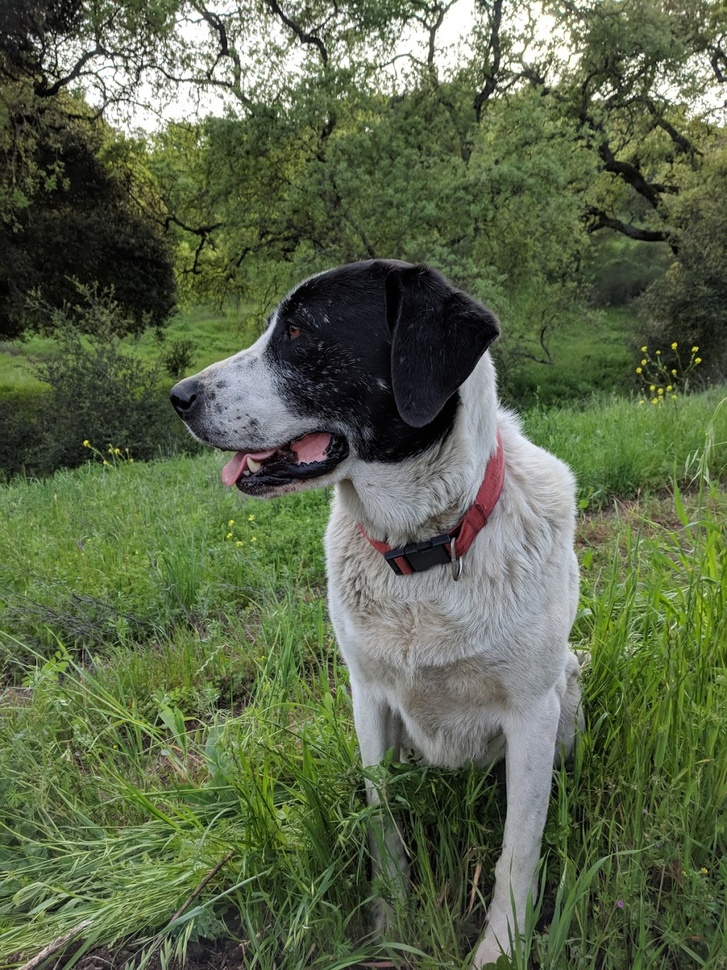
#> input picture 05-Object-Detection/sammy.jpg, 727 x 970 px, shrunk from 1025 x 1367 before the run
$ jupyter execute 01-Template-Matching.ipynb   (shell and % lines are left out)
#> lines starting #> are read from the running program, lines starting #| are printed output that depends on the picture
[cell 1]
import cv2
import numpy as np
import matplotlib.pyplot as plt

[cell 2]
full = cv2.imread('sammy.jpg')
#> full is the input picture: shape (970, 727, 3); mean B, G, R 74.2, 102.6, 91.2
full = cv2.cvtColor(full, cv2.COLOR_BGR2RGB)

[cell 3]
plt.imshow(full)

[cell 4]
full.shape
#> Out = (970, 727, 3)

[cell 5]
face = cv2.imread("sammy_face.jpg")
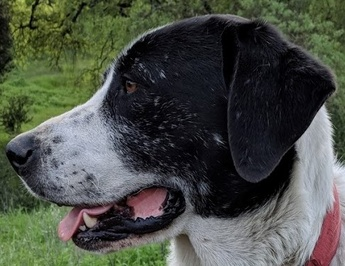
#> input picture 05-Object-Detection/sammy_face.jpg, 345 x 266 px, shrunk from 486 x 375 before the run
#> face is the input picture: shape (266, 345, 3); mean B, G, R 70, 78.7, 74.3
face = cv2.cvtColor(face, cv2.COLOR_BGR2RGB)

[cell 6]
plt.imshow(face)

[cell 7]
face.shape
#> Out = (266, 345, 3)

[cell 8]
methods = ['cv2.TM_CCOEFF', 'cv2.TM_CCOEFF_NORMED', 'cv2.TM_CCORR','cv2.TM_CCORR_NORMED', 'cv2.TM_SQDIFF', 'cv2.TM_SQDIFF_NORMED']

[cell 9]
for m in methods:

    full_copy  = full.copy()

    method = eval(m)

    res = cv2.matchTemplate(full_copy, face, method)
#> this loop made 6 passes
#> pass 1, `res = cv2.matchTemplate(full_copy, face, method)`:
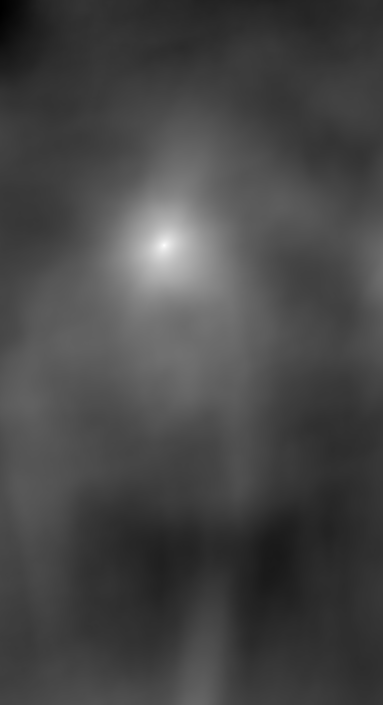
#> res: shape (705, 383) float32; min -369489728, max 868100096, mean -27078664; drawn with min black and max white
#> pass 2, `res = cv2.matchTemplate(full_copy, face, method)`:
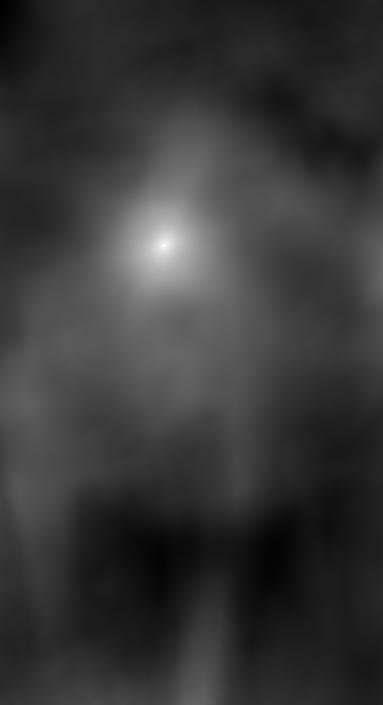
#> res: shape (705, 383) float32; min -0.333, max 0.994, mean -0.0421; drawn with min black and max white
#> pass 3, `res = cv2.matchTemplate(full_copy, face, method)`:
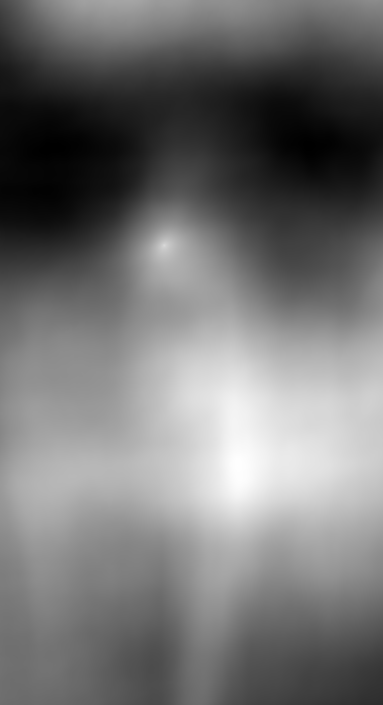
#> res: shape (705, 383) float32; min 1.13e+09, max 2.63e+09, mean 1.81e+09; drawn with min black and max white
